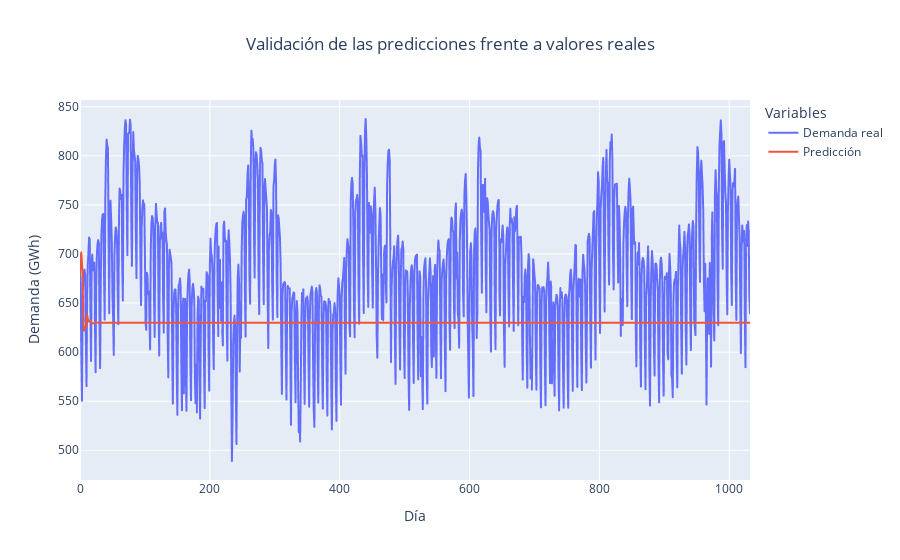

Write notebook code for a chart like this one.
### Code cell
fig_multi = px.line(
                       y=[validation_real_multi, predictions_real_multi],
                       title='Validación de las predicciones frente a valores reales',
                       labels={'index': 'Día', 'value': 'Demanda (GWh)'},
                       )

fig_multi.update_layout(
    title_x=0.5,
    legend_title_text="Variables"
)

fig_multi.for_each_trace(lambda t: t.update(name="Demanda real" if t.name == "wide_variable_0" else "Predicción"))

fig_multi.show()

### Figure 1 — Plotly figure (JSON) as saved in the notebook; plotly's stock layout.template omitted (floating-point values rounded to 4 significant figures; data arrays with more than 128 entries replaced by an {"elided": "..."} marker saying what was removed)
{"data": [{"hovertemplate": "variable=wide_variable_0<br>Día=%{x}<br>Demanda (GWh)=%{y}<extra></extra>", "legendgroup": "wide_variable_0", "line": {"color": "#636efa", "dash": "solid"}, "marker": {"symbol": "circle"}, "mode": "lines", "name": "Demanda real", "showlegend": true, "type": "scattergl", "x": {"elided": "1033 int values"}, "xaxis": "x", "y": {"elided": "1033 float values"}, "yaxis": "y"}, {"hovertemplate": "variable=wide_variable_1<br>Día=%{x}<br>Demanda (GWh)=%{y}<extra></extra>", "legendgroup": "wide_variable_1", "line": {"color": "#EF553B", "dash": "solid"}, "marker": {"symbol": "circle"}, "mode": "lines", "name": "Predicción", "showlegend": true, "type": "scattergl", "x": {"elided": "1033 int values"}, "xaxis": "x", "y": {"elided": "1033 float values"}, "yaxis": "y"}], "layout": {"legend": {"title": {"text": "Variables"}, "tracegroupgap": 0}, "title": {"text": "Validación de las predicciones frente a valores reales", "x": 0.5}, "xaxis": {"anchor": "y", "domain": [0, 1], "title": {"text": "Día"}}, "yaxis": {"anchor": "x", "domain": [0, 1], "title": {"text": "Demanda (GWh)"}}}}
